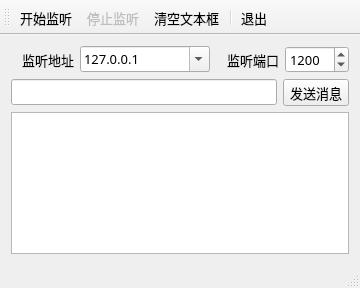
<?xml version="1.0" encoding="UTF-8"?>
<ui version="4.0">
 <class>MainWindow</class>
 <widget class="QMainWindow" name="MainWindow">
  <property name="geometry">
   <rect>
    <x>0</x>
    <y>0</y>
    <width>360</width>
    <height>288</height>
   </rect>
  </property>
  <property name="font">
   <font>
    <family>宋体</family>
    <pointsize>10</pointsize>
   </font>
  </property>
  <property name="windowTitle">
   <string>TCP Server</string>
  </property>
  <widget class="QWidget" name="centralWidget">
   <layout class="QVBoxLayout" name="verticalLayout">
    <item>
     <layout class="QHBoxLayout" name="horizontalLayout">
      <item>
       <widget class="QLabel" name="label_2">
        <property name="text">
         <string>监听地址</string>
        </property>
        <property name="alignment">
         <set>Qt::AlignRight|Qt::AlignTrailing|Qt::AlignVCenter</set>
        </property>
       </widget>
      </item>
      <item>
       <widget class="QComboBox" name="comboIP">
        <property name="minimumSize">
         <size>
          <width>130</width>
          <height>0</height>
         </size>
        </property>
        <property name="editable">
         <bool>true</bool>
        </property>
        <property name="duplicatesEnabled">
         <bool>false</bool>
        </property>
        <item>
         <property name="text">
          <string>127.0.0.1</string>
         </property>
        </item>
       </widget>
      </item>
      <item>
       <widget class="QLabel" name="label">
        <property name="text">
         <string>监听端口</string>
        </property>
        <property name="alignment">
         <set>Qt::AlignRight|Qt::AlignTrailing|Qt::AlignVCenter</set>
        </property>
       </widget>
      </item>
      <item>
       <widget class="QSpinBox" name="spinPort">
        <property name="minimum">
         <number>1</number>
        </property>
        <property name="maximum">
         <number>65535</number>
        </property>
        <property name="value">
         <number>1200</number>
        </property>
       </widget>
      </item>
     </layout>
    </item>
    <item>
     <layout class="QHBoxLayout" name="horizontalLayout_2">
      <item>
       <widget class="QLineEdit" name="editMsg"/>
      </item>
      <item>
       <widget class="QToolButton" name="btnSend">
        <property name="text">
         <string>发送消息</string>
        </property>
       </widget>
      </item>
     </layout>
    </item>
    <item>
     <widget class="QPlainTextEdit" name="plainTextEdit"/>
    </item>
   </layout>
  </widget>
  <widget class="QMenuBar" name="menuBar">
   <property name="geometry">
    <rect>
     <x>0</x>
     <y>0</y>
     <width>360</width>
     <height>23</height>
    </rect>
   </property>
  </widget>
  <widget class="QToolBar" name="mainToolBar">
   <property name="toolButtonStyle">
    <enum>Qt::ToolButtonTextUnderIcon</enum>
   </property>
   <attribute name="toolBarArea">
    <enum>TopToolBarArea</enum>
   </attribute>
   <attribute name="toolBarBreak">
    <bool>false</bool>
   </attribute>
   <addaction name="actStart"/>
   <addaction name="actStop"/>
   <addaction name="actClear"/>
   <addaction name="separator"/>
   <addaction name="actQuit"/>
  </widget>
  <widget class="QStatusBar" name="statusBar"/>
  <action name="actStart">
   <property name="icon">
    <iconset resource="res.qrc">
     <normaloff>:/images/images/620.bmp</normaloff>:/images/images/620.bmp</iconset>
   </property>
   <property name="text">
    <string>开始监听</string>
   </property>
   <property name="toolTip">
    <string>开始监听</string>
   </property>
  </action>
  <action name="actStop">
   <property name="enabled">
    <bool>false</bool>
   </property>
   <property name="icon">
    <iconset resource="res.qrc">
     <normaloff>:/images/images/624.bmp</normaloff>:/images/images/624.bmp</iconset>
   </property>
   <property name="text">
    <string>停止监听</string>
   </property>
   <property name="toolTip">
    <string>停止监听</string>
   </property>
  </action>
  <action name="actQuit">
   <property name="icon">
    <iconset resource="res.qrc">
     <normaloff>:/images/images/132.bmp</normaloff>:/images/images/132.bmp</iconset>
   </property>
   <property name="text">
    <string>退出</string>
   </property>
   <property name="toolTip">
    <string>退出本程序</string>
   </property>
  </action>
  <action name="actClear">
   <property name="icon">
    <iconset resource="res.qrc">
     <normaloff>:/images/images/212.bmp</normaloff>:/images/images/212.bmp</iconset>
   </property>
   <property name="text">
    <string>清空文本框</string>
   </property>
   <property name="toolTip">
    <string>清空文本框</string>
   </property>
  </action>
  <action name="actHostInfo">
   <property name="icon">
    <iconset resource="res.qrc">
     <normaloff>:/images/images/110.JPG</normaloff>:/images/images/110.JPG</iconset>
   </property>
   <property name="text">
    <string>本机地址</string>
   </property>
   <property name="toolTip">
    <string>获取本机地址</string>
   </property>
  </action>
 </widget>
 <layoutdefault spacing="6" margin="11"/>
 <resources>
  <include location="res.qrc"/>
 </resources>
 <connections>
  <connection>
   <sender>actQuit</sender>
   <signal>triggered()</signal>
   <receiver>MainWindow</receiver>
   <slot>close()</slot>
   <hints>
    <hint type="sourcelabel">
     <x>-1</x>
     <y>-1</y>
    </hint>
    <hint type="destinationlabel">
     <x>214</x>
     <y>164</y>
    </hint>
   </hints>
  </connection>
 </connections>
</ui>
